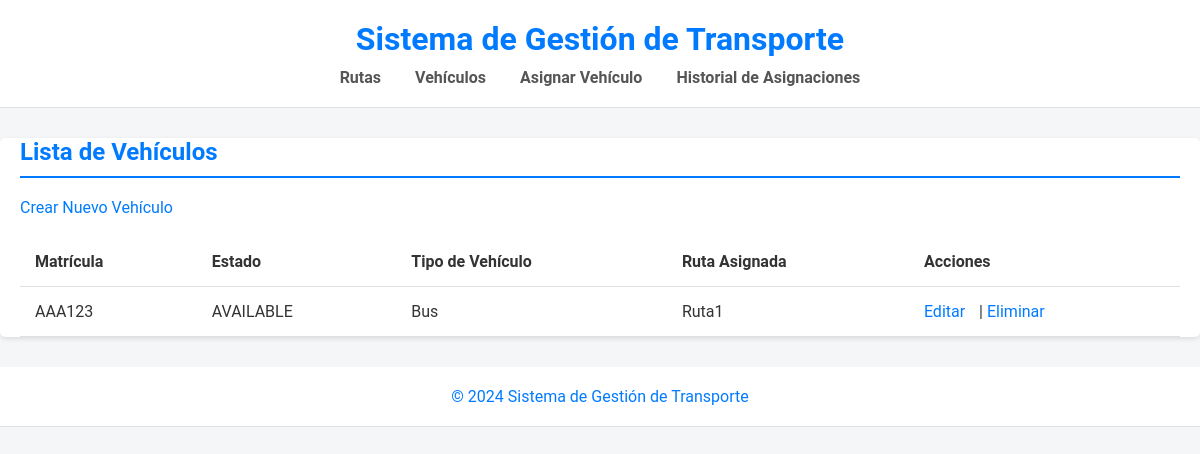
/vehicles/, run on the app's committed database.
### apps/vehicles/models.py (models this page shows, shortened)
class Vehicle(models.Model):
    VEHICLE_TYPE_CHOICES = [
        ('BUS', 'Bus'),
        ('TRUCK', 'Camión'),
        ('CAR', 'Automóvil'),
        ('SUV', 'SUV'),
    ]
    STATUS_CHOICES = [
        ('AVAILABLE', 'Disponible'),
        ('IN_MAINTENANCE', 'En Mantenimiento'),
        ('IN_TRANSIT', 'En Tránsito'),
    ]
    plate_number = models.CharField(max_length=10, unique=True)
    status = models.CharField(max_length=50, choices=STATUS_CHOICES)
    vehicle_type = models.CharField(max_length=5, choices=VEHICLE_TYPE_CHOICES)
    route = models.ForeignKey(Route, on_delete=models.SET_NULL, null=True, blank=True)

### apps/routes/models.py (models this page shows, shortened)
class Route(models.Model):
    ROUTE_TYPE_CHOICES = [
        ('PAVEMENT', 'Pavimento'),
        ('POTHOLES', 'Pavimento con Baches'),
        ('DIRT', 'Camino de Tierra'),
        ('TRAIL', 'Sendero'),
    ]
    name = models.CharField(max_length=100)
    origin = models.CharField(max_length=100)
    destination = models.CharField(max_length=100)
    distance = models.DecimalField(max_digits=5, decimal_places=2)
    route_type = models.CharField(max_length=10, choices=ROUTE_TYPE_CHOICES)

### apps/vehicles/views.py (the view)
# urls.py: path('', VehicleListView.as_view(), name='vehicle_list'),
class VehicleListView(generic.ListView):
    model = Vehicle
    template_name = 'vehicles/vehicle_list.html'
    context_object_name = 'vehicles'

### templates/vehicles/vehicle_list.html
{% extends 'base.html' %}
{% block content %}
<h2>Lista de Vehículos</h2>
<a href="{% url 'vehicle_create' %}">Crear Nuevo Vehículo</a>
<table>
    <tr>
        <th>Matrícula</th>
        <th>Estado</th>
        <th>Tipo de Vehículo</th>
        <th>Ruta Asignada</th>
        <th>Acciones</th>
    </tr>
    {% for vehicle in vehicles %}
    <tr>
        <td>{{ vehicle.plate_number }}</td>
        <td>{{ vehicle.status }}</td>
        <td>{{ vehicle.get_vehicle_type_display }}</td>
        <td>
            {% if vehicle.route %}
                {{ vehicle.route.name }}
            {% else %}
                No asignada
            {% endif %}
        </td>
        <td>
            <a href="{% url 'vehicle_update' vehicle.pk %}">Editar</a> |
            <a href="{% url 'vehicle_delete' vehicle.pk %}">Eliminar</a>
        </td>
    </tr>
    {% endfor %}
</table>
{% endblock %}

### static/css/styles.css (style rules this page uses)
body { font-family: 'Roboto', sans-serif; margin: 0; padding: 0; background-color: #f4f6f8; color: #333; }
a { color: #007bff; text-decoration: none; }
h2 { color: #007bff; border-bottom: 2px solid #007bff; padding-bottom: 10px; }
table { width: 100%; border-collapse: collapse; margin-top: 20px; }
table th, table td { padding: 15px; text-align: left; border-bottom: 1px solid #e0e0e0; }
table a { color: #007bff; margin-right: 10px; }
table a:last-child { margin-right: 0; }

### data on the page
Vehicle: plate_number "AAA123", status "AVAILABLE", vehicle_type "Bus", route.name "Ruta1"
